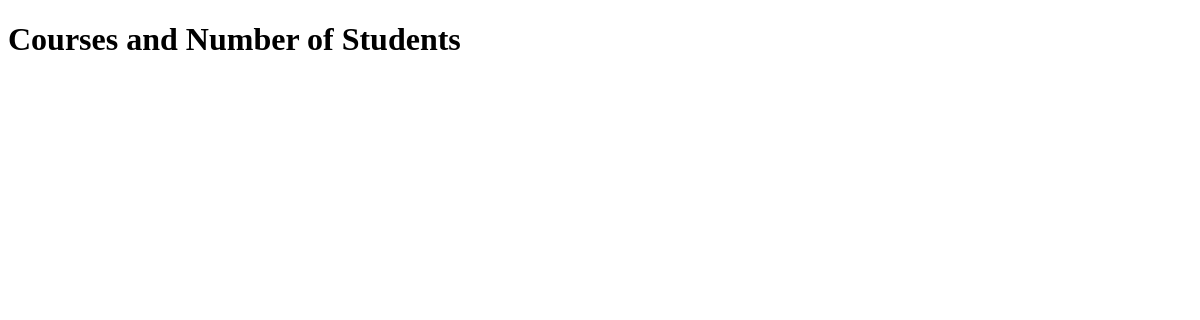
Page /books/lab9/task2/ on the earlier database version.
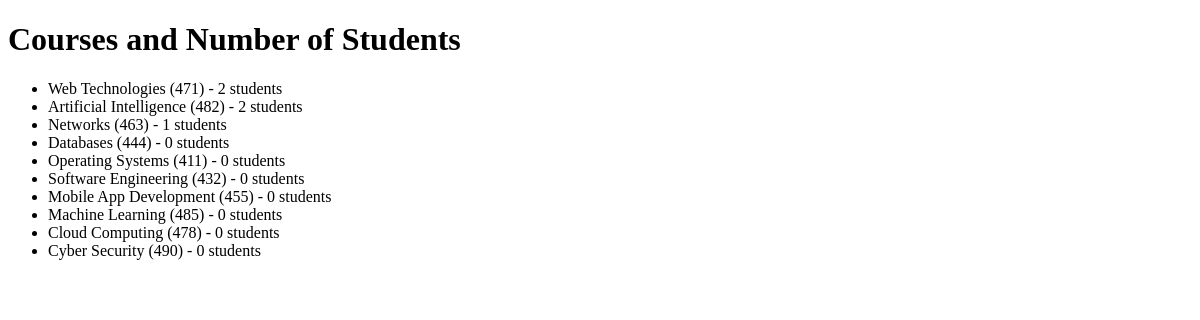
Same page on the later database version.
### apps/bookmodule/models.py (models this page shows)
class Course(models.Model):
     title = models.CharField(max_length=100)
     code = models.IntegerField()

### apps/bookmodule/views.py (the view)
# urls.py: path('lab9/task2/', views.task2_view, name='task2'),
def task2_view(request):
    courses = Course.objects.annotate(student_count=Count('student1'))
    return render(request,'bookmodule/task2.html', {'courses': courses})

### apps/templates/bookmodule/task2.html (shortened to what this page needs)
<!DOCTYPE html>
<html>
<head>
</head>
<body>
    <h1>Courses and Number of Students</h1>
    <ul>
        {% for course in courses %}
            <li>{{ course.title }} ({{ course.code }}) - {{ course.student_count }} students</li>
        {% endfor %}
    </ul>
</body>
</html>

Differences in the rows shown:
added Course: title "Web Technologies", code "471", student_count "2"
added Course: title "Artificial Intelligence", code "482", student_count "2"
added Course: title "Networks", code "463", student_count "1"
added Course: title "Databases", code "444", student_count "0"
added Course: title "Operating Systems", code "411", student_count "0"
added Course: title "Software Engineering", code "432", student_count "0"
added Course: title "Mobile App Development", code "455", student_count "0"
added Course: title "Machine Learning", code "485", student_count "0"
added Course: title "Cloud Computing", code "478", student_count "0"
added Course: title "Cyber Security", code "490", student_count "0"
